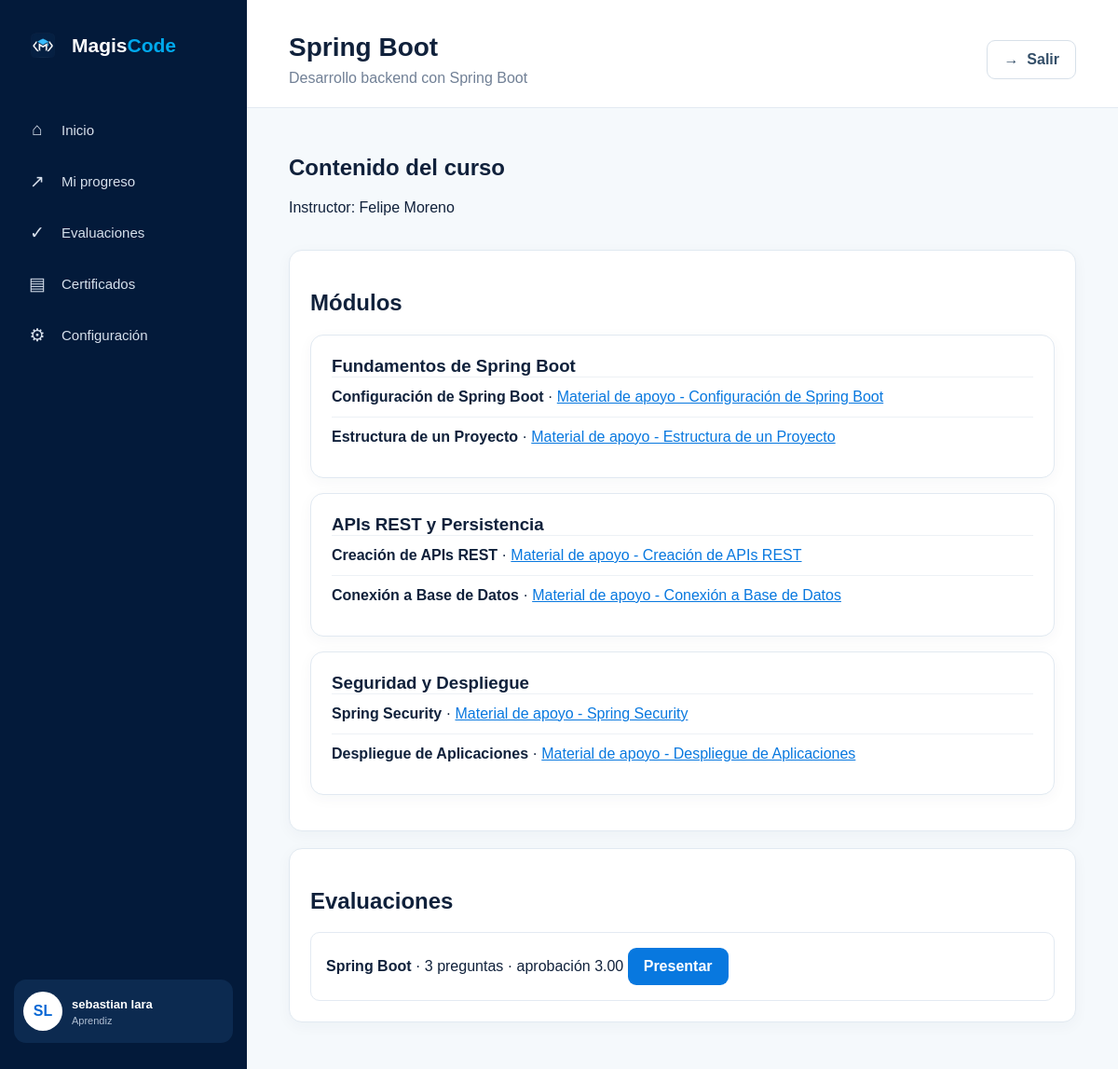
The page /index.php?route=curso&id=11 (signed in) on the database its author committed.
### tables this page shows
CREATE TABLE `curso` (
  `id_curso` int NOT NULL AUTO_INCREMENT,
  `titulo_curso` varchar(300) NOT NULL,
  `descripcion_curso` text NOT NULL,
  `ruta_imagen` varchar(300) NOT NULL,
  `estado_curso` varchar(20) DEFAULT 'Activo',
  `id_usuario_c` bigint NOT NULL,
  PRIMARY KEY (`id_curso`),
  KEY `id_usuario_c` (`id_usuario_c`),
  CONSTRAINT `curso_ibfk_1` FOREIGN KEY (`id_usuario_c`) REFERENCES `usuario` (`id_usuario`)
);

CREATE TABLE `modulo` (
  `id_modulo` int NOT NULL AUTO_INCREMENT,
  `nombre_modulo` varchar(200) NOT NULL,
  `orden_modulo` int NOT NULL,
  `id_curso_m` int NOT NULL,
  PRIMARY KEY (`id_modulo`),
  KEY `id_curso_m` (`id_curso_m`),
  CONSTRAINT `modulo_ibfk_1` FOREIGN KEY (`id_curso_m`) REFERENCES `curso` (`id_curso`)
);

CREATE TABLE `leccion` (
  `id_leccion` int NOT NULL AUTO_INCREMENT,
  `titulo_leccion` varchar(100) NOT NULL,
  `orden_leccion` int NOT NULL,
  `id_modulo_l` int NOT NULL,
  PRIMARY KEY (`id_leccion`),
  KEY `id_modulo_l` (`id_modulo_l`),
  CONSTRAINT `leccion_ibfk_1` FOREIGN KEY (`id_modulo_l`) REFERENCES `modulo` (`id_modulo`)
);

CREATE TABLE `recurso` (
  `id_recurso` int NOT NULL AUTO_INCREMENT,
  `nombre_recurso` varchar(300) NOT NULL,
  `tipo_recurso` varchar(100) NOT NULL,
  `ruta_archivo` varchar(300) NOT NULL,
  `fecha_carga` datetime DEFAULT CURRENT_TIMESTAMP,
  `id_leccion_r` int NOT NULL,
  PRIMARY KEY (`id_recurso`),
  KEY `id_leccion_r` (`id_leccion_r`),
  CONSTRAINT `recurso_ibfk_1` FOREIGN KEY (`id_leccion_r`) REFERENCES `leccion` (`id_leccion`)
);

CREATE TABLE `evaluacion` (
  `id_evaluacion` int NOT NULL AUTO_INCREMENT,
  `titulo_evaluacion` varchar(300) NOT NULL,
  `descripcion_evaluacion` text NOT NULL,
  `puntaje_aprobacion` decimal(4,2) NOT NULL,
  `id_estado_e` int NOT NULL DEFAULT '1',
  `id_curso_e` int NOT NULL,
  PRIMARY KEY (`id_evaluacion`),
  KEY `id_estado_e` (`id_estado_e`),
  KEY `id_curso_e` (`id_curso_e`),
  CONSTRAINT `evaluacion_ibfk_1` FOREIGN KEY (`id_estado_e`) REFERENCES `estado_evaluacion` (`id_estado`),
  CONSTRAINT `evaluacion_ibfk_2` FOREIGN KEY (`id_curso_e`) REFERENCES `curso` (`id_curso`)
);

### app/controllers/CursoController.php (called while the page is built, shortened)
<?php
require_once __DIR__ . '/../models/Curso.php';
require_once __DIR__ . '/../models/Contenido.php';
require_once __DIR__ . '/../models/Evaluacion.php';
class CursoController
{
    public function contenido(): void
    {
        $id = (int) ($_GET['id'] ?? 0);
        $modelo = new Curso();
        $curso = $modelo->uno($id);
        $modulos = (new Contenido())->modulos($id);
        $evaluaciones = (new Evaluacion())->porCurso($id);
        require __DIR__ . '/../views/curso.php';
    }
}

### index.php (called while the page is built, shortened)
<?php
require_once __DIR__ . '/config/database.php';
$route = $_GET['route'] ?? '';
$rutas = [
    'dashboard' => ['DashboardController', 'index'],
    'usuarios' => ['AdminController', 'usuarios'],
    'nuevo-usuario' => ['AdminController', 'nuevoUsuario'],
    'editar-usuario' => ['AdminController', 'editarUsuario'],
    'importar-usuarios' => ['AdminController', 'importarUsuarios'],
    'asignar' => ['AdminController', 'asignar'],
    'estado-usuario' => ['AdminController', 'estado'],
    'cursos' => ['CursoController', 'index'],
    'crear-curso' => ['CursoController', 'crear'],
    'curso' => ['CursoController', 'contenido'],
    'crear-modulo' => ['CursoController', 'modulo'],
    'crear-leccion' => ['CursoController', 'leccion'],
    'crear-recurso' => ['CursoController', 'recurso'],
    'instructor-aprendices' => ['CursoController', 'aprendices'],
    'evaluaciones-instructor' => ['EvaluacionController', 'instructor'],
    'crear-evaluacion' => ['EvaluacionController', 'crear'],
    'crear-pregunta' => ['EvaluacionController', 'crearPregunta'],
    'evaluaciones-aprendiz' => ['EvaluacionController', 'aprendiz'],
    'evaluacion' => ['EvaluacionController', 'ver'],
    'responder-evaluacion' => ['EvaluacionController', 'responder'],
    'progreso' => ['AprendizController', 'progreso'],
    'mis-cursos' => ['AprendizController', 'cursos'],
    'certificados' => ['AprendizController', 'certificados'],
    'reportes' => ['ReportController', 'admin'],
    'reportes-instructor' => ['ReportController', 'instructor'],
    'configuracion' => ['ConfiguracionController', 'index'],
    'cambiar-password' => ['ConfiguracionController', 'password'],
    'actualizar-perfil' => ['ConfiguracionController', 'actualizarPerfil'],
];
[$controlador, $metodo] = $rutas[$route];
(new $controlador())->$metodo();

### config/database.php (called while the page is built, shortened)
<?php
class Database {
    private static ?PDO $pdo = null;
    public static function getConnection(): PDO {
        if (self::$pdo === null) {
            $dsn = 'mysql:host='.DB_HOST.';dbname='.DB_NAME.';charset=utf8mb4';
            self::$pdo = new PDO($dsn, DB_USER, DB_PASS, [
                PDO::ATTR_ERRMODE => PDO::ERRMODE_EXCEPTION,
                PDO::ATTR_DEFAULT_FETCH_MODE => PDO::FETCH_ASSOC,
                PDO::ATTR_EMULATE_PREPARES => false,
            ]);
        }
        return self::$pdo;
    }
}

### app/models/Model.php (called while the page is built, shortened)
<?php
require_once __DIR__ . '/../../config/database.php';
abstract class Model {
    public function __construct() { $this->db = Database::getConnection(); }
}

### app/models/Curso.php (called while the page is built, shortened)
<?php
require_once __DIR__ . '/Model.php';
class Curso extends Model
{
    public function uno(int $id): ?array
    {
        $sql = "SELECT c.*, CONCAT(u.nombre, ' ', u.apellido) instructor
                FROM curso c
                JOIN usuario u ON u.id_usuario = c.id_usuario_c
                WHERE c.id_curso = ?";
        $stmt = $this->db->prepare($sql);
        $stmt->execute([$id]);
        return $stmt->fetch() ?: null;
    }
}

### app/models/Contenido.php (called while the page is built, shortened)
<?php
require_once __DIR__ . '/Model.php';
class Contenido extends Model
{
    public function modulos(int $cursoId): array
    {
        $stmt = $this->db->prepare(
            'SELECT * FROM modulo WHERE id_curso_m = ? ORDER BY orden_modulo, id_modulo'
        );
        $stmt->execute([$cursoId]);
        $modulos = $stmt->fetchAll();
        foreach ($modulos as &$modulo) {
            $modulo['lecciones'] = $this->lecciones((int) $modulo['id_modulo']);
        }
        return $modulos;
    }
    public function lecciones(int $moduloId): array
    {
        $stmt = $this->db->prepare(
            'SELECT * FROM leccion WHERE id_modulo_l = ? ORDER BY orden_leccion, id_leccion'
        );
        $stmt->execute([$moduloId]);
        $lecciones = $stmt->fetchAll();
        foreach ($lecciones as &$leccion) {
            $leccion['recursos'] = $this->recursos((int) $leccion['id_leccion']);
        }
        return $lecciones;
    }
    public function recursos(int $leccionId): array
    {
        $stmt = $this->db->prepare(
            'SELECT * FROM recurso WHERE id_leccion_r = ? ORDER BY id_recurso'
        );
        $stmt->execute([$leccionId]);
        return $stmt->fetchAll();
    }
}

### app/models/Evaluacion.php (called while the page is built, shortened)
<?php
require_once __DIR__ . '/Model.php';
class Evaluacion extends Model
{
    public function porCurso(int $cursoId): array
    {
        $sql = 'SELECT e.*, ee.estado,
                       (SELECT COUNT(*) FROM pregunta p WHERE p.id_evaluacion_p = e.id_evaluacion) preguntas
                FROM evaluacion e
                JOIN estado_evaluacion ee ON ee.id_estado = e.id_estado_e
                WHERE e.id_curso_e = ?
                ORDER BY e.id_evaluacion';
        $stmt = $this->db->prepare($sql);
        $stmt->execute([$cursoId]);
        return $stmt->fetchAll();
    }
}

### app/views/curso.php (the view, shortened to what this page needs)
<?php $pageTitle=$curso['titulo_curso'];$pageSubtitle=$curso['descripcion_curso'];require __DIR__.'/partials/header.php'; ?><div class="toolbar"><div><h2>Contenido del curso</h2><p>Instructor: <?=htmlspecialchars($curso['instructor'])?></p></div><?php if((int)$_SESSION['rol_id']===2): ?><?=$curso['id_curso']?><?php endif; ?></div><div class="grid"><div class="panel" style="grid-column:1/-1"><h2>Módulos</h2><?php foreach($modulos as $m): ?><div class="card module"><h3><?=htmlspecialchars($m['nombre_modulo'])?></h3><?php foreach($m['lecciones'] as $l): ?><div class="lesson"><strong><?=htmlspecialchars($l['titulo_leccion'])?></strong><?php foreach($l['recursos'] as $r): ?> · <a target="_blank" href="<?=htmlspecialchars($r['ruta_archivo'])?>"><?=htmlspecialchars($r['nombre_recurso'])?></a><?php endforeach; ?></div><?php endforeach; ?><?php if((int)$_SESSION['rol_id']===2): ?><?=$curso['id_curso']?><?=$m['id_modulo']?><?=count($m['lecciones'])+1?><?php endif; ?></div><?php endforeach; ?><?php if((int)$_SESSION['rol_id']===2): ?><?=$curso['id_curso']?><?=count($modulos)+1?><?php endif; ?><?php if(!$modulos): ?><div class="empty">Este curso todavía no tiene módulos.</div><?php endif; ?></div><div class="panel" style="grid-column:1/-1"><h2>Evaluaciones</h2><?php foreach($evaluaciones as $e): ?><div class="list-item"><strong><?=htmlspecialchars($e['titulo_evaluacion'])?></strong> · <?=$e['preguntas']?> preguntas · aprobación <?=$e['puntaje_aprobacion']?><?php if((int)$_SESSION['rol_id']===2): ?> <?=$e['id_evaluacion']?><?php else: ?> <a class="btn btn-primary" href="index.php?route=evaluacion&id=<?=$e['id_evaluacion']?>">Presentar</a><?php endif; ?></div><?php endforeach; ?><?php if(!$evaluaciones): ?><div class="empty">No hay evaluaciones disponibles.</div><?php endif; ?></div></div><?php require __DIR__.'/partials/footer.php'; ?>

### app/views/partials/header.php (shortened to what this page needs)
<?php $rol=(int)($_SESSION['rol_id']??0);$route=$_GET['route']??'dashboard';$nombre=trim($_SESSION['nombre']??'');$part= preg_split('/\s+/', $nombre);$initials=strtoupper(substr($part[0]??'',0,1).substr($part[1]??'',0,1)); ?>
<!doctype html><html lang="es"><head><meta charset="utf-8"><meta name="viewport" content="width=device-width,initial-scale=1"><title>MagisCode</title><link rel="stylesheet" href="assets/css/app.css"></head><body><div class="layout"><aside class="sidebar"><div class="logo"><img src="assets/img/magiscode-logo.png" alt="MagisCode"><span>Magis<span>Code</span></span></div><nav class="menu">
<?php if($rol===1): ?><a class="menu-item <?=$route==='dashboard'?'active':''?>" href="index.php?route=dashboard"><span class="icon">⌂</span>Inicio</a><a class="menu-item <?=$route==='usuarios'?'active':''?>" href="index.php?route=usuarios"><span class="icon">♙</span>Usuarios</a><a class="menu-item <?=$route==='reportes'?'active':''?>" href="index.php?route=reportes"><span class="icon">▥</span>Reportes</a><a class="menu-item <?=$route==='configuracion'?'active':''?>" href="index.php?route=configuracion"><span class="icon">⚙</span>Configuración</a>
<?php else: ?><a class="menu-item <?=$route==='dashboard'?'active':''?>" href="index.php?route=dashboard"><span class="icon">⌂</span>Inicio</a><a class="menu-item <?=$route==='progreso'?'active':''?>" href="index.php?route=progreso"><span class="icon">↗</span>Mi progreso</a><a class="menu-item <?=$route==='evaluaciones-aprendiz'?'active':''?>" href="index.php?route=evaluaciones-aprendiz"><span class="icon">✓</span>Evaluaciones</a><a class="menu-item <?=$route==='certificados'?'active':''?>" href="index.php?route=certificados"><span class="icon">▤</span>Certificados</a><a class="menu-item <?=$route==='configuracion'?'active':''?>" href="index.php?route=configuracion"><span class="icon">⚙</span>Configuración</a><?php endif; ?></nav><div class="profile"><div class="profile-avatar"><?=$initials?></div><div class="profile-info"><strong><?=htmlspecialchars($nombre)?></strong><span><?=htmlspecialchars($_SESSION['rol']??'')?></span></div></div></aside><main class="main-content"><header class="header"><div><h1><?=htmlspecialchars($pageTitle??'MagisCode')?></h1><p><?=htmlspecialchars($pageSubtitle??'Gestiona tu aprendizaje desde MagisCode.')?></p></div><div class="header-actions"><a class="btn btn-secondary" href="index.php?route=logout">→ &nbsp;Salir</a></div></header><section class="content">

### assets/css/app.css (style rules this page uses)
* { box-sizing:border-box }
body { margin:0;font-family:Arial,Helvetica,sans-serif;background:#f5f9fc;color:#10213b }
.layout { display:flex;min-height:100vh }
.sidebar { width:265px;min-height:100vh;background:#031a3a;padding:28px 15px;display:flex;flex-direction:column;position:sticky;top:0 }
.logo { display:flex;align-items:center;gap:10px;padding:0 10px;margin-bottom:45px;color:#fff;font-size:21px;font-weight:700 }
.logo img { width:42px;height:42px;object-fit:contain }
.logo span span { color:#00a9ed }
.menu { display:flex;flex-direction:column;gap:7px }
.menu-item { height:48px;display:flex;align-items:center;gap:15px;padding:0 14px;border-radius:12px;color:#d7e0ec;text-decoration:none;font-size:15px;transition:.2s }
.menu-item .icon { width:22px;text-align:center;font-size:19px }
.profile { margin-top:auto;display:flex;align-items:center;gap:10px;padding:13px 10px;background:#0c2a50;border-radius:13px;color:#fff }
.profile-avatar { width:42px;height:42px;border-radius:50%;background:#fff;color:#0868d5;display:flex;align-items:center;justify-content:center;font-weight:bold }
.profile-info { display:flex;flex-direction:column;gap:4px;flex:1 }
.profile-info strong { font-size:13px }
.profile-info span { font-size:11px;color:#aebed2 }
.main-content { flex:1;min-width:0 }
.header { display:flex;justify-content:space-between;align-items:center;padding:35px 45px 22px;background:#fff;border-bottom:1px solid #e3eaf2 }
.header h1 { margin:0 0 8px;font-size:28px }
.header p { margin:0;color:#718096 }
.header-actions { display:flex;gap:10px }
.content { padding:30px 45px 50px }
.btn { display:inline-flex;align-items:center;justify-content:center;border:0;border-radius:9px;padding:11px 17px;text-decoration:none;font-weight:600;cursor:pointer }
.btn-primary { background:#0878df;color:white }
.btn-secondary { background:#fff;color:#334e68;border:1px solid #d7e0e9 }
.grid { display:grid;grid-template-columns:repeat(auto-fit,minmax(240px,1fr));gap:18px }
.card,.panel { background:#fff;border:1px solid #e1e9f1;border-radius:14px;padding:22px;box-shadow:0 4px 16px rgba(15,40,70,.04) }
.toolbar { display:flex;justify-content:space-between;gap:12px;align-items:center;margin-bottom:20px }
.module { margin-bottom:16px }
.module h3 { margin:0 }
.lesson { padding:12px 0;border-top:1px solid #edf1f5 }
.lesson a { color:#0878df }
.list-item { padding:16px;border:1px solid #e3eaf2;border-radius:10px;background:#fff }

### rows shown on the page
curso: titulo_curso "Spring Boot", descripcion_curso "Desarrollo backend con Spring Boot"
modulo: nombre_modulo "Fundamentos de Spring Boot"
leccion: titulo_leccion "Configuración de Spring Boot"
recurso: nombre_recurso "Material de apoyo - Configuración de Spring Boot"
leccion: titulo_leccion "Estructura de un Proyecto"
recurso: nombre_recurso "Material de apoyo - Estructura de un Proyecto"
modulo: nombre_modulo "APIs REST y Persistencia"
leccion: titulo_leccion "Creación de APIs REST"
recurso: nombre_recurso "Material de apoyo - Creación de APIs REST"
leccion: titulo_leccion "Conexión a Base de Datos"
recurso: nombre_recurso "Material de apoyo - Conexión a Base de Datos"
modulo: nombre_modulo "Seguridad y Despliegue"
leccion: titulo_leccion "Spring Security"
recurso: nombre_recurso "Material de apoyo - Spring Security"
leccion: titulo_leccion "Despliegue de Aplicaciones"
recurso: nombre_recurso "Material de apoyo - Despliegue de Aplicaciones"
evaluacion: titulo_evaluacion "Spring Boot", preguntas "3", puntaje_aprobacion "3.00"

### other values the page prints
$initials "SL"
$nombre "sebastian lara"
$_SESSION['rol'] "Aprendiz"
$curso['instructor'] "Felipe Moreno"
